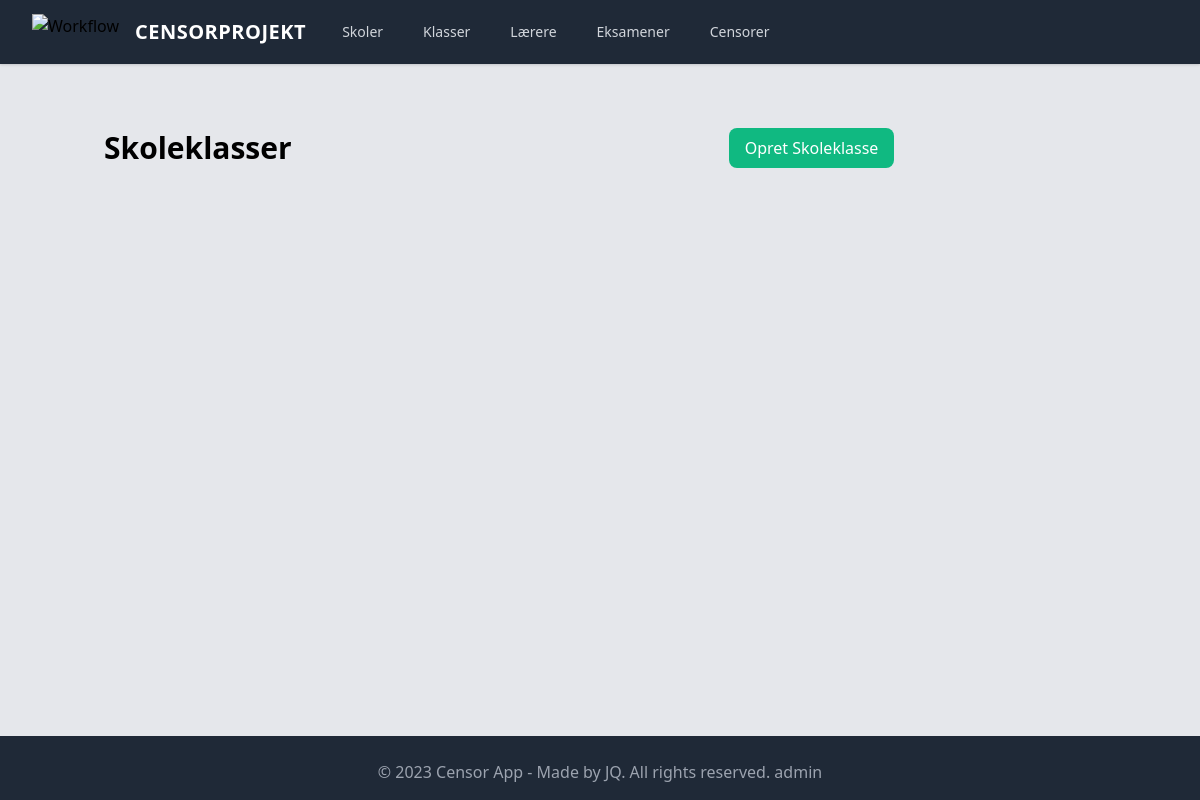
/skoleklasser/, run on an earlier commit of the app's database.
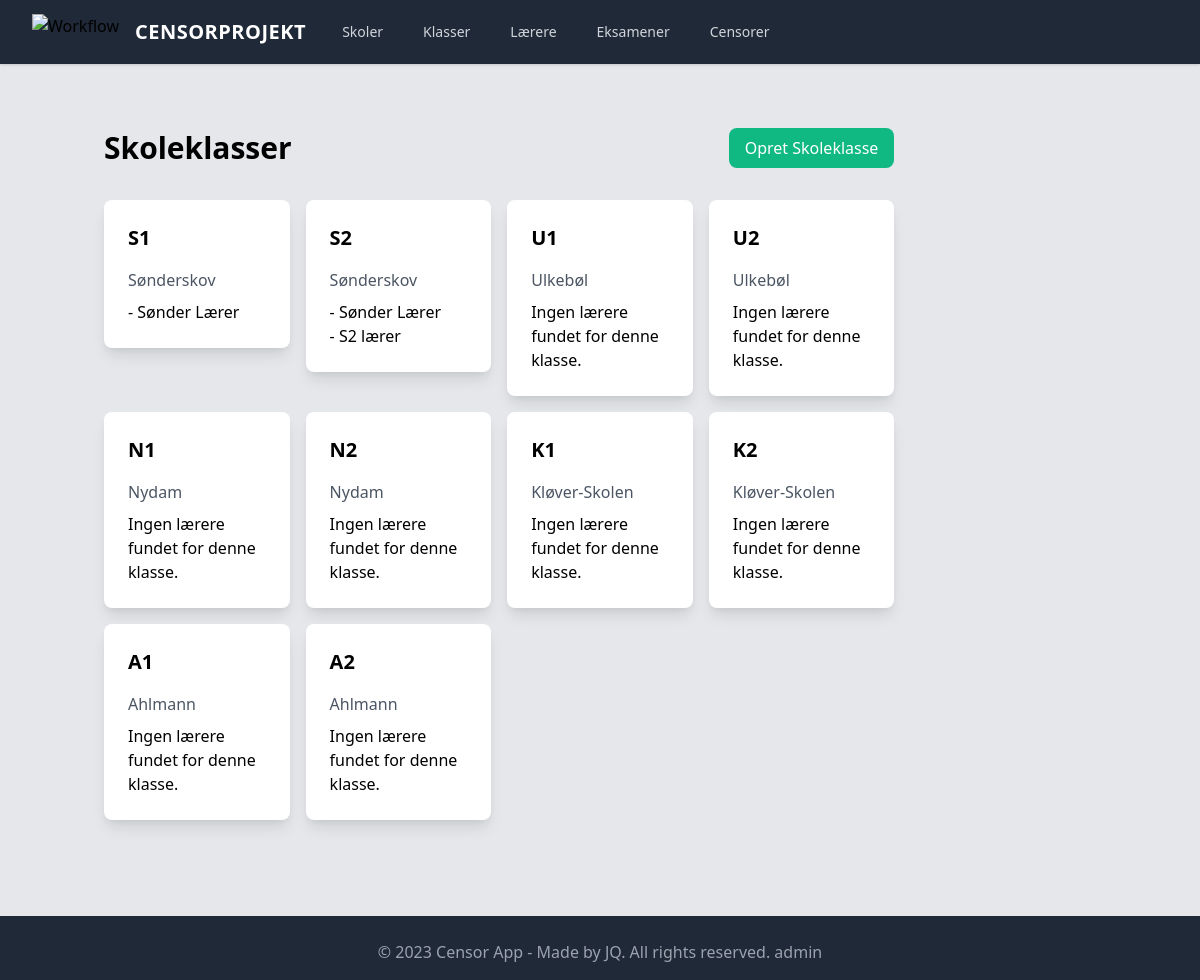
And on a later commit of the database.
### censor_app/models.py (models this page shows, shortened)
class Skoleklasse(models.Model):
    navn = models.CharField(max_length=50)
    skole = models.ForeignKey(Skole, blank=True, null=True, on_delete=models.CASCADE)
    lærere = models.ManyToManyField(Lærer, blank=True, related_name="klasser")
    class Meta:
        verbose_name_plural = "Skoleklasser"

class Skole(models.Model):
    navn = models.CharField(max_length=200)
    adresse = models.CharField(max_length=200)
    def __str__(self):
        return self.navn
    class Meta:
        verbose_name_plural = "Skoler"

class Lærer(models.Model):
    navn = models.CharField(max_length=200)
    email = models.EmailField(blank=True, null=True)
    skole = models.ForeignKey(
        Skole,
        on_delete=models.CASCADE,
        related_name="personale",
        blank=True,
        null=True,
    )
    class Meta:
        verbose_name_plural = "Lærere"

### censor_app/views.py (the view)
# urls.py: path("skoleklasser/", SkoleklasseList.as_view(), name="skoleklasse_list"),
class SkoleklasseList(ListView):
    model = Skoleklasse
    template_name = "censor_app/skoleklasse_list.html"
    context_object_name = "skoleklasser"
    def get_context_data(self, **kwargs):
        context = super().get_context_data(**kwargs)
        context["lærere"] = {}
        for skoleklasse in context["skoleklasser"]:
            context["lærere"][skoleklasse.id] = skoleklasse.lærere.all()
        return context

### templates/censor_app/skoleklasse_list.html
{% extends 'censor_app/base.html' %} {% block content %}
<div class="flex justify-between items-center mb-8">
  <h1 class="text-3xl font-bold">Skoleklasser</h1>
  <a
    href="{% url 'skoleklasse_create' %}"
    class="bg-green-500 text-white px-4 py-2 rounded-lg"
    >Opret Skoleklasse</a
  >
</div>
<div
  class="grid grid-cols-1 sm:grid-cols-2 md:grid-cols-3 lg:grid-cols-4 gap-4 mb-40"
>
  {% for skoleklasse in skoleklasser %}
  <a href="{% url 'skoleklasse_detail' skoleklasse.pk %}">
    <div class="bg-white shadow-lg rounded-lg p-6">
      <h2 class="text-xl font-semibold mb-4">{{ skoleklasse.navn }}</h2>
      <p class="text-gray-600 mb-2">{{ skoleklasse.skole }}</p>
      {% if skoleklasse.lærere.exists %}
      <ul>
        {% for lærer in skoleklasse.lærere.all %}
        <li>- {{ lærer.navn }}</li>
        {% endfor %}
      </ul>
      {% else %}
      <p>Ingen lærere fundet for denne klasse.</p>
      {% endif %}
    </div>
  </a>
  {% endfor %}
</div>
{% endblock content %}

What changed in the data, as far as the page shows it:
added Skoleklasse: navn "S1", skole "Sønderskov"
added Lærer: navn "Sønder Lærer"
added Skoleklasse: navn "S2", skole "Sønderskov"
added Lærer: navn "S2 lærer", shown under "S2"
added Skoleklasse: navn "U1", skole "Ulkebøl", shows "Ingen lærere fundet for denne klasse."
added Skoleklasse: navn "U2", skole "Ulkebøl", shows "Ingen lærere fundet for denne klasse."
added Skoleklasse: navn "N1", skole "Nydam", shows "Ingen lærere fundet for denne klasse."
added Skoleklasse: navn "N2", skole "Nydam", shows "Ingen lærere fundet for denne klasse."
added Skoleklasse: navn "K1", skole "Kløver-Skolen", shows "Ingen lærere fundet for denne klasse."
added Skoleklasse: navn "K2", skole "Kløver-Skolen", shows "Ingen lærere fundet for denne klasse."
added Skoleklasse: navn "A1", skole "Ahlmann", shows "Ingen lærere fundet for denne klasse."
added Skoleklasse: navn "A2", skole "Ahlmann", shows "Ingen lærere fundet for denne klasse."
